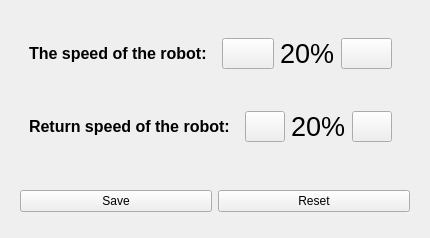
                       <widget class="QWidget" name="item3Page">
                        <layout class="QVBoxLayout" name="verticalLayout_28">
                         <item>
                          <widget class="QWidget" name="widget_35" native="true">
                           <layout class="QVBoxLayout" name="verticalLayout_29">
                            <item>
                             <widget class="QWidget" name="widget_42" native="true">
                              <layout class="QHBoxLayout" name="horizontalLayout_38">
                               <item>
                                <widget class="QLabel" name="label_8">
                                 <property name="sizePolicy">
                                  <sizepolicy hsizetype="Fixed" vsizetype="Fixed">
                                   <horstretch>0</horstretch>
                                   <verstretch>0</verstretch>
                                  </sizepolicy>
                                 </property>
                                 <property name="font">
                                  <font>
                                   <pointsize>12</pointsize>
                                   <weight>75</weight>
                                   <bold>true</bold>
                                  </font>
                                 </property>
                                 <property name="text">
                                  <string>The speed of the robot:</string>
                                 </property>
                                </widget>
                               </item>
                               <item>
                                <widget class="QWidget" name="widget_44" native="true">
                                 <layout class="QHBoxLayout" name="horizontalLayout_12">
                                  <item>
                                   <widget class="QPushButton" name="pushButton_36">
                                    <property name="sizePolicy">
                                     <sizepolicy hsizetype="Preferred" vsizetype="Preferred">
                                      <horstretch>0</horstretch>
                                      <verstretch>0</verstretch>
                                     </sizepolicy>
                                    </property>
                                    <property name="cursor">
                                     <cursorShape>PointingHandCursor</cursorShape>
                                    </property>
                                    <property name="text">
                                     <string/>
                                    </property>
                                    <property name="icon">
                                     <iconset resource="QSS/QSS_Resources.qrc">
                                      <normaloff>:/icons/Icons/minus.png</normaloff>:/icons/Icons/minus.png</iconset>
                                    </property>
                                    <property name="iconSize">
                                     <size>
                                      <width>50</width>
                                      <height>50</height>
                                     </size>
                                    </property>
                                   </widget>
                                  </item>
                                  <item alignment="Qt::AlignHCenter|Qt::AlignVCenter">
                                   <widget class="QLabel" name="label_31">
                                    <property name="font">
                                     <font>
                                      <pointsize>20</pointsize>
                                     </font>
                                    </property>
                                    <property name="text">
                                     <string>20%</string>
                                    </property>
                                   </widget>
                                  </item>
                                  <item>
                                   <widget class="QPushButton" name="pushButton_37">
                                    <property name="sizePolicy">
                                     <sizepolicy hsizetype="Preferred" vsizetype="Preferred">
                                      <horstretch>0</horstretch>
                                      <verstretch>0</verstretch>
                                     </sizepolicy>
                                    </property>
                                    <property name="cursor">
                                     <cursorShape>PointingHandCursor</cursorShape>
                                    </property>
                                    <property name="text">
                                     <string/>
                                    </property>
                                    <property name="icon">
                                     <iconset resource="QSS/QSS_Resources.qrc">
                                      <normaloff>:/icons/Icons/plus.png</normaloff>:/icons/Icons/plus.png</iconset>
                                    </property>
                                    <property name="iconSize">
                                     <size>
                                      <width>50</width>
                                      <height>50</height>
                                     </size>
                                    </property>
                                   </widget>
                                  </item>
                                 </layout>
                                </widget>
                               </item>
                              </layout>
                             </widget>
                            </item>
                            <item>
                             <widget class="QWidget" name="widget_43" native="true">
                              <layout class="QHBoxLayout" name="horizontalLayout_40">
                               <item>
                                <widget class="QLabel" name="label_30">
                                 <property name="sizePolicy">
                                  <sizepolicy hsizetype="Fixed" vsizetype="Fixed">
                                   <horstretch>0</horstretch>
                                   <verstretch>0</verstretch>
                                  </sizepolicy>
                                 </property>
                                 <property name="font">
                                  <font>
                                   <pointsize>12</pointsize>
                                   <weight>75</weight>
                                   <bold>true</bold>
                                  </font>
                                 </property>
                                 <property name="text">
                                  <string>Return speed of the robot:</string>
                                 </property>
                                </widget>
                               </item>
                               <item>
                                <widget class="QWidget" name="widget_45" native="true">
                                 <layout class="QHBoxLayout" name="horizontalLayout_39">
                                  <item>
                                   <widget class="QPushButton" name="pushButton_38">
                                    <property name="sizePolicy">
                                     <sizepolicy hsizetype="Preferred" vsizetype="Preferred">
                                      <horstretch>0</horstretch>
                                      <verstretch>0</verstretch>
                                     </sizepolicy>
                                    </property>
                                    <property name="cursor">
                                     <cursorShape>PointingHandCursor</cursorShape>
                                    </property>
                                    <property name="text">
                                     <string/>
                                    </property>
                                    <property name="icon">
                                     <iconset resource="QSS/QSS_Resources.qrc">
                                      <normaloff>:/icons/Icons/minus.png</normaloff>:/icons/Icons/minus.png</iconset>
                                    </property>
                                    <property name="iconSize">
                                     <size>
                                      <width>50</width>
                                      <height>50</height>
                                     </size>
                                    </property>
                                   </widget>
                                  </item>
                                  <item alignment="Qt::AlignHCenter|Qt::AlignVCenter">
                                   <widget class="QLabel" name="label_32">
                                    <property name="font">
                                     <font>
                                      <pointsize>20</pointsize>
                                     </font>
                                    </property>
                                    <property name="text">
                                     <string>20%</string>
                                    </property>
                                   </widget>
                                  </item>
                                  <item>
                                   <widget class="QPushButton" name="pushButton_39">
                                    <property name="sizePolicy">
                                     <sizepolicy hsizetype="Preferred" vsizetype="Preferred">
                                      <horstretch>0</horstretch>
                                      <verstretch>0</verstretch>
                                     </sizepolicy>
                                    </property>
                                    <property name="cursor">
                                     <cursorShape>PointingHandCursor</cursorShape>
                                    </property>
                                    <property name="text">
                                     <string/>
                                    </property>
                                    <property name="icon">
                                     <iconset resource="QSS/QSS_Resources.qrc">
                                      <normaloff>:/icons/Icons/plus.png</normaloff>:/icons/Icons/plus.png</iconset>
                                    </property>
                                    <property name="iconSize">
                                     <size>
                                      <width>50</width>
                                      <height>50</height>
                                     </size>
                                    </property>
                                   </widget>
                                  </item>
                                 </layout>
                                </widget>
                               </item>
                              </layout>
                             </widget>
                            </item>
                           </layout>
                          </widget>
                         </item>
                         <item>
                          <widget class="QWidget" name="widget_41" native="true"/>
                         </item>
                         <item>
                          <widget class="QWidget" name="customRobotParamMenuBar" native="true">
                           <property name="maximumSize">
                            <size>
                             <width>16777215</width>
                             <height>70</height>
                            </size>
                           </property>
                           <layout class="QHBoxLayout" name="horizontalLayout_41">
                            <property name="bottomMargin">
                             <number>15</number>
                            </property>
                            <item>
                             <widget class="QPushButton" name="pushButton_40">
                              <property name="sizePolicy">
                               <sizepolicy hsizetype="Preferred" vsizetype="Preferred">
                                <horstretch>0</horstretch>
                                <verstretch>0</verstretch>
                               </sizepolicy>
                              </property>
                              <property name="cursor">
                               <cursorShape>PointingHandCursor</cursorShape>
                              </property>
                              <property name="text">
                               <string>Save</string>
                              </property>
                              <property name="icon">
                               <iconset resource="QSS/QSS_Resources.qrc">
                                <normaloff>:/icons/Icons/save.png</normaloff>:/icons/Icons/save.png</iconset>
                              </property>
                              <property name="iconSize">
                               <size>
                                <width>50</width>
                                <height>50</height>
                               </size>
                              </property>
                             </widget>
                            </item>
                            <item>
                             <widget class="QPushButton" name="pushButton_41">
                              <property name="sizePolicy">
                               <sizepolicy hsizetype="Preferred" vsizetype="Preferred">
                                <horstretch>0</horstretch>
                                <verstretch>0</verstretch>
                               </sizepolicy>
                              </property>
                              <property name="cursor">
                               <cursorShape>PointingHandCursor</cursorShape>
                              </property>
                              <property name="text">
                               <string>Reset</string>
                              </property>
                              <property name="icon">
                               <iconset resource="QSS/QSS_Resources.qrc">
                                <normaloff>:/icons/Icons/refresh-ccw.png</normaloff>:/icons/Icons/refresh-ccw.png</iconset>
                              </property>
                              <property name="iconSize">
                               <size>
                                <width>50</width>
                                <height>50</height>
                               </size>
                              </property>
                             </widget>
                            </item>
                           </layout>
                          </widget>
                         </item>
                        </layout>
                       </widget>
